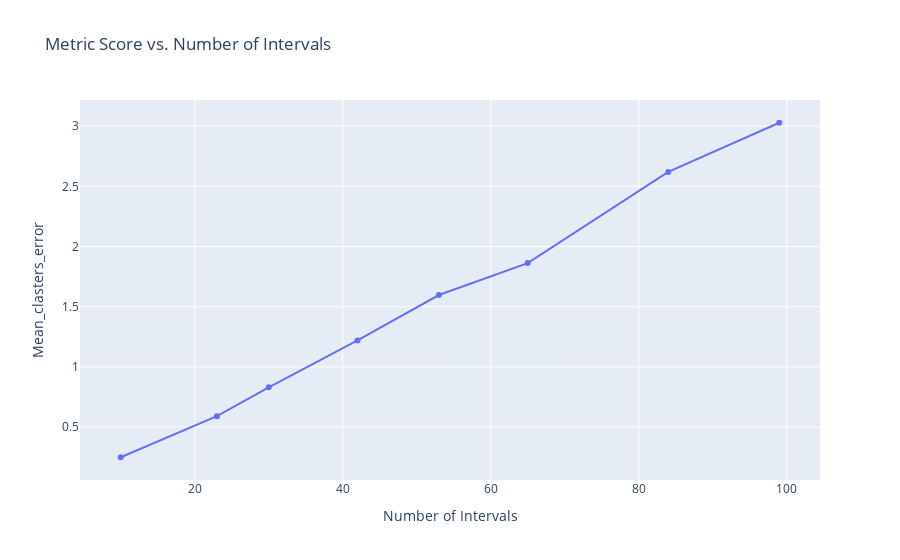

Here is the notebook cell this chart was saved with:
### Code cell
testing_intervals(
    model_name="xgboost_classifier",
    model_class=PriceClassifierXGBoostModel,
    hyperparameters_class=PriceClassifierXGBoostModelHyperparams,
    metric=MetricEnum.MEAN_CLASTERS_ERROR,
    intervals_functions=functions,
    gpu_mode=False,
    const_params={
        "learning_rate": 0.12921360029190918,
        "reg_alpha": 8.440813134554679,
        "reg_lambda": 6.254500283477481,
        "max_depth": 15,
        "n_estimators": 486,
        "min_child_weight": 6,
        "gamma": 0.6304338645485753,
        "subsample": 0.8040953946703557,
        "colsample_bytree": 0.9651088241133051,
        "max_delta_step": 4.410373590930435,
        "colsample_bynode": 0.8065733591903823,
        "colsample_bylevel": 0.7476323660748343
    },
)

### Figure 1 — Plotly figure (JSON) as saved in the notebook; plotly's stock layout.template omitted (floating-point values rounded to 4 significant figures)
{"data": [{"hovertemplate": "Number of Intervals=%{x}<br>Mean_clasters_error=%{y}<extra></extra>", "legendgroup": "", "marker": {"color": "#636efa", "symbol": "circle"}, "mode": "markers+lines", "name": "", "orientation": "v", "showlegend": false, "type": "scatter", "x": [10, 23, 30, 42, 53, 65, 84, 99], "xaxis": "x", "y": [0.2491, 0.5902, 0.8296, 1.22, 1.597, 1.862, 2.62, 3.028], "yaxis": "y"}], "layout": {"legend": {"tracegroupgap": 0}, "title": {"text": "Metric Score vs. Number of Intervals"}, "xaxis": {"anchor": "y", "domain": [0, 1], "title": {"text": "Number of Intervals"}}, "yaxis": {"anchor": "x", "domain": [0, 1], "title": {"text": "Mean_clasters_error"}}}}
